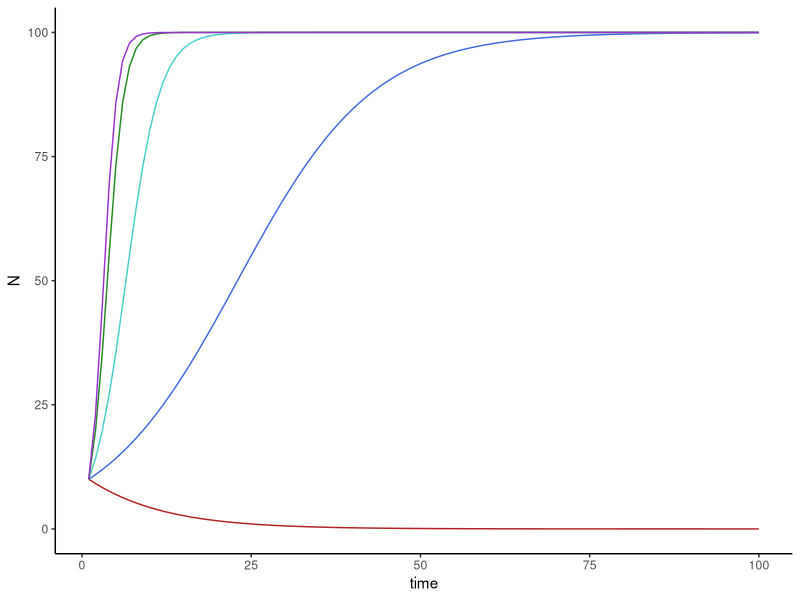

Reproduce this figure in R.
#######QUESTION 1 part 1#############

##load the deSolve package and ggplot2 for plotting
library(deSolve)
library(ggplot2)

#####Plot of population size as a function of time with 5 populations with different r
#custom function that defines the model differential equations for density-dependent pop growth
ddSim=function(t,y,p){
  N1=y
  
  r1=p[1]
  K1=p[2]
  
  dNdt=r1*(1-N1/K1)*N1
  
  return(list(c(dNdt)))
}

#define parameters, initial values and time steps for first r value
params=c(-0.1,100)
N0=10
times=1:100
##simulate model using ode()
r1modelSim=ode(y=N0,times=times,func=ddSim,parms=params)
#convert to datafrome for plotting purposes
r1modelOutput=data.frame(time=r1modelSim[,1],N=r1modelSim[,2])
#plot
r1=ggplot(r1modelOutput,aes(x=time,y=N))+geom_line()+theme_classic()

##second r value: 
params=c(0.1,100)
N0=10
times=1:100
##simulate model using ode()
r2modelSim=ode(y=N0,times=times,func=ddSim,parms=params)
#convert to datafrome for plotting purposes
r2modelOutput=data.frame(time=r2modelSim[,1],N=r2modelSim[,2])
#plot
r2=ggplot(r2modelOutput,aes(x=time,y=N))+geom_line()+theme_classic()

##third r value: 
params=c(0.4,100)
N0=10
times=1:100
##simulate model using ode()
r3modelSim=ode(y=N0,times=times,func=ddSim,parms=params)
#convert to datafrome for plotting purposes
r3modelOutput=data.frame(time=r3modelSim[,1],N=r3modelSim[,2])
#plot
r3=ggplot(r3modelOutput,aes(x=time,y=N))+geom_line()+theme_classic()

##fourth r value: 
params=c(0.8,100)
N0=10
times=1:100
##simulate model using ode()
r4modelSim=ode(y=N0,times=times,func=ddSim,parms=params)
#convert to datafrome for plotting purposes
r4modelOutput=data.frame(time=r4modelSim[,1],N=r4modelSim[,2])
#plot
r4=ggplot(r4modelOutput,aes(x=time,y=N))+geom_line()+theme_classic()

##fifth r value: 
params=c(1.0,100)
N0=10
times=1:100
##simulate model using ode()
r5modelSim=ode(y=N0,times=times,func=ddSim,parms=params)
#convert to datafrome for plotting purposes
r5modelOutput=data.frame(time=r5modelSim[,1],N=r5modelSim[,2])
#plot
r5=ggplot(r5modelOutput,aes(x=time,y=N))+geom_line()+theme_classic()

#to plot all on one graph,
#combine all modelOutputs into one dataframe
time=1:100
r1=c(r1modelOutput$N)
r2=c(r2modelOutput$N)
r3=c(r3modelOutput$N)
r4=c(r4modelOutput$N)
r5=c(r5modelOutput$N)
allr=data.frame(time,r1,r2,r3,r4,r5)

#plot the graph:
ggplot(data=allr) + geom_line(aes(x=time,y=r1),color="firebrick") + geom_line(aes(x=time,y=r2),color="royalblue")+ geom_line(aes(x=time,y=r3),color="mediumturquoise") +geom_line(aes(x=time,y=r4),color="forestgreen") +geom_line(aes(x=time,y=r5),color="darkorchid") + theme_classic()+ ylab("N")
